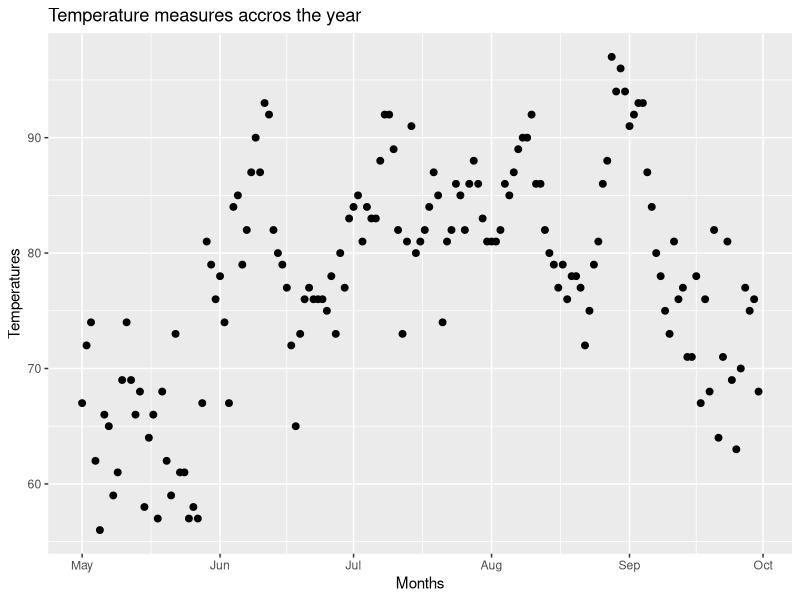

Here is the R script that generated this plot:
# install libraries
install.packages("ggplot2")
install.packages("dplyr")
install.packages("tidyr")
install.packages("lubridate")

#load libraries
library(ggplot2)
library(dplyr)
library(tidyr)
library(lubridate)

#explore dataset
data()

#choose dataset
data(airquality)
head(airquality)
summary(airquality)
str(airquality)


#create dataframe
df <- data.frame(airquality)

#identify missing values
colSums(is.na(airquality))

#replace NA values in multiple columns with zero
df2 <- df |>
    mutate(across(where(is.numeric), ~replace_na(., 0)))

#create new column
df3 <- df2 |>
    mutate(date = paste(Month,Day,"2025",sep='-')) |>
    mutate(date = lubridate::mdy(date))

#create visualisation
ggplot(df3, aes(x = date, y=Temp)) + 
    geom_point(size=2) +
    labs(
        title= "Temperature measures accros the year",
        x = "Months",
        y = "Temperatures"
    )